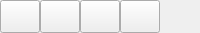
        <widget class="QFrame" name="credits_bar">
         <property name="maximumSize">
          <size>
           <width>16777215</width>
           <height>33</height>
          </size>
         </property>
         <property name="styleSheet">
          <string notr="true">background-color: none;</string>
         </property>
         <property name="frameShape">
          <enum>QFrame::NoFrame</enum>
         </property>
         <property name="frameShadow">
          <enum>QFrame::Raised</enum>
         </property>
         <layout class="QHBoxLayout" name="horizontalLayout_2">
          <property name="spacing">
           <number>0</number>
          </property>
          <property name="leftMargin">
           <number>0</number>
          </property>
          <property name="topMargin">
           <number>0</number>
          </property>
          <property name="rightMargin">
           <number>0</number>
          </property>
          <property name="bottomMargin">
           <number>0</number>
          </property>
          <item>
           <widget class="QPushButton" name="home_button">
            <property name="sizePolicy">
             <sizepolicy hsizetype="Preferred" vsizetype="Preferred">
              <horstretch>0</horstretch>
              <verstretch>0</verstretch>
             </sizepolicy>
            </property>
            <property name="cursor">
             <cursorShape>PointingHandCursor</cursorShape>
            </property>
            <property name="styleSheet">
             <string notr="true"/>
            </property>
            <property name="text">
             <string/>
            </property>
            <property name="icon">
             <iconset resource="resource.qrc">
              <normaloff>:/resource/resource/circled-menu.png</normaloff>:/resource/resource/circled-menu.png</iconset>
            </property>
            <property name="iconSize">
             <size>
              <width>40</width>
              <height>30</height>
             </size>
            </property>
           </widget>
          </item>
          <item>
           <widget class="QPushButton" name="speed">
            <property name="sizePolicy">
             <sizepolicy hsizetype="Preferred" vsizetype="Preferred">
              <horstretch>0</horstretch>
              <verstretch>0</verstretch>
             </sizepolicy>
            </property>
            <property name="cursor">
             <cursorShape>PointingHandCursor</cursorShape>
            </property>
            <property name="styleSheet">
             <string notr="true"/>
            </property>
            <property name="text">
             <string/>
            </property>
            <property name="icon">
             <iconset resource="resource.qrc">
              <normaloff>:/resource/resource/severity.png</normaloff>:/resource/resource/severity.png</iconset>
            </property>
            <property name="iconSize">
             <size>
              <width>40</width>
              <height>33</height>
             </size>
            </property>
           </widget>
          </item>
          <item>
           <widget class="QPushButton" name="setting">
            <property name="sizePolicy">
             <sizepolicy hsizetype="Preferred" vsizetype="Preferred">
              <horstretch>0</horstretch>
              <verstretch>0</verstretch>
             </sizepolicy>
            </property>
            <property name="cursor">
             <cursorShape>PointingHandCursor</cursorShape>
            </property>
            <property name="styleSheet">
             <string notr="true"/>
            </property>
            <property name="text">
             <string/>
            </property>
            <property name="icon">
             <iconset resource="resource.qrc">
              <normaloff>:/resource/resource/horizontal-settings-mixer.png</normaloff>:/resource/resource/horizontal-settings-mixer.png</iconset>
            </property>
            <property name="iconSize">
             <size>
              <width>40</width>
              <height>30</height>
             </size>
            </property>
           </widget>
          </item>
          <item>
           <widget class="QPushButton" name="account">
            <property name="sizePolicy">
             <sizepolicy hsizetype="Preferred" vsizetype="Preferred">
              <horstretch>0</horstretch>
              <verstretch>0</verstretch>
             </sizepolicy>
            </property>
            <property name="cursor">
             <cursorShape>PointingHandCursor</cursorShape>
            </property>
            <property name="styleSheet">
             <string notr="true"/>
            </property>
            <property name="text">
             <string/>
            </property>
            <property name="icon">
             <iconset resource="resource.qrc">
              <normaloff>:/resource/resource/check-male--v1.png</normaloff>:/resource/resource/check-male--v1.png</iconset>
            </property>
            <property name="iconSize">
             <size>
              <width>40</width>
              <height>33</height>
             </size>
            </property>
           </widget>
          </item>
          <item>
           <spacer name="horizontalSpacer_2">
            <property name="orientation">
             <enum>Qt::Horizontal</enum>
            </property>
            <property name="sizeHint" stdset="0">
             <size>
              <width>40</width>
              <height>20</height>
             </size>
            </property>
           </spacer>
          </item>
         </layout>
        </widget>
